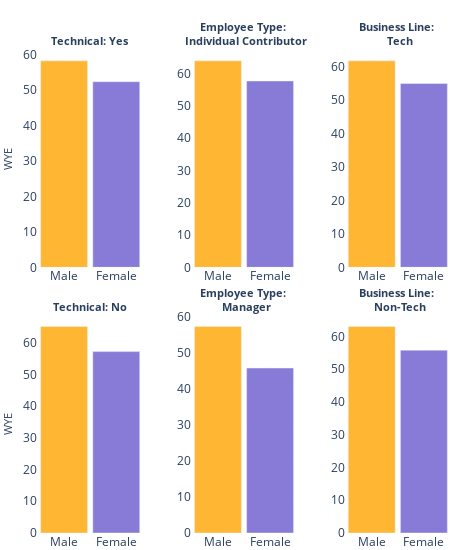

Notebook code cell kept with this figure:
### Code cell
fig = bar_plot('WYE','WYE')

### Figure 1 — Plotly figure (JSON) as saved in the notebook; plotly's stock layout.template omitted (floating-point values rounded to 4 significant figures)
{"data": [{"marker": {"color": "orange"}, "name": "Male", "opacity": 0.8, "showlegend": false, "type": "bar", "x": ["Male"], "xaxis": "x", "y": [58.22], "yaxis": "y"}, {"marker": {"color": "slateblue"}, "name": "Female", "opacity": 0.8, "showlegend": false, "type": "bar", "x": ["Female"], "xaxis": "x", "y": [52.34], "yaxis": "y"}, {"marker": {"color": "orange"}, "name": "Male", "opacity": 0.8, "showlegend": false, "type": "bar", "x": ["Male"], "xaxis": "x4", "y": [65.11], "yaxis": "y4"}, {"marker": {"color": "slateblue"}, "name": "Female", "opacity": 0.8, "showlegend": false, "type": "bar", "x": ["Female"], "xaxis": "x4", "y": [57.19], "yaxis": "y4"}, {"marker": {"color": "orange"}, "name": "Male", "opacity": 0.8, "showlegend": false, "type": "bar", "x": ["Male"], "xaxis": "x2", "y": [63.95], "yaxis": "y2"}, {"marker": {"color": "slateblue"}, "name": "Female", "opacity": 0.8, "showlegend": false, "type": "bar", "x": ["Female"], "xaxis": "x2", "y": [57.71], "yaxis": "y2"}, {"marker": {"color": "orange"}, "name": "Male", "opacity": 0.8, "showlegend": false, "type": "bar", "x": ["Male"], "xaxis": "x5", "y": [57.43], "yaxis": "y5"}, {"marker": {"color": "slateblue"}, "name": "Female", "opacity": 0.8, "showlegend": false, "type": "bar", "x": ["Female"], "xaxis": "x5", "y": [45.88], "yaxis": "y5"}, {"marker": {"color": "orange"}, "name": "Male", "opacity": 0.8, "showlegend": false, "type": "bar", "x": ["Male"], "xaxis": "x3", "y": [61.79], "yaxis": "y3"}, {"marker": {"color": "slateblue"}, "name": "Female", "opacity": 0.8, "showlegend": false, "type": "bar", "x": ["Female"], "xaxis": "x3", "y": [55], "yaxis": "y3"}, {"marker": {"color": "orange"}, "name": "Male", "opacity": 0.8, "showlegend": false, "type": "bar", "x": ["Male"], "xaxis": "x6", "y": [63.02], "yaxis": "y6"}, {"marker": {"color": "slateblue"}, "name": "Female", "opacity": 0.8, "showlegend": false, "type": "bar", "x": ["Female"], "xaxis": "x6", "y": [55.81], "yaxis": "y6"}], "layout": {"annotations": [{"font": {"size": 11}, "showarrow": false, "text": "<b>Technical: Yes</b>", "x": 0.1267, "xanchor": "center", "xref": "paper", "y": 1, "yanchor": "bottom", "yref": "paper"}, {"font": {"size": 11}, "showarrow": false, "text": "<b>Employee Type: <br> Individual Contributor</b>", "x": 0.5, "xanchor": "center", "xref": "paper", "y": 1, "yanchor": "bottom", "yref": "paper"}, {"font": {"size": 11}, "showarrow": false, "text": "<b>Business Line: <br> Tech</b>", "x": 0.8733, "xanchor": "center", "xref": "paper", "y": 1, "yanchor": "bottom", "yref": "paper"}, {"font": {"size": 11}, "showarrow": false, "text": "<b>Technical: No</b>", "x": 0.1267, "xanchor": "center", "xref": "paper", "y": 0.45, "yanchor": "bottom", "yref": "paper"}, {"font": {"size": 11}, "showarrow": false, "text": "<b>Employee Type: <br> Manager</b>", "x": 0.5, "xanchor": "center", "xref": "paper", "y": 0.45, "yanchor": "bottom", "yref": "paper"}, {"font": {"size": 11}, "showarrow": false, "text": "<b>Business Line: <br> Non-Tech</b>", "x": 0.8733, "xanchor": "center", "xref": "paper", "y": 0.45, "yanchor": "bottom", "yref": "paper"}], "bargap": 0.1, "barmode": "overlay", "height": 550, "margin": {"b": 0, "l": 0, "r": 0, "t": 50}, "plot_bgcolor": "rgba(0,0,0,0)", "showlegend": false, "width": 450, "xaxis": {"anchor": "y", "domain": [0, 0.2533], "gridcolor": "#EEEEEE", "gridwidth": 0.1, "nticks": 10, "showgrid": true, "title": {"font": {"size": 11}}}, "xaxis2": {"anchor": "y2", "domain": [0.3733, 0.6267], "gridcolor": "#EEEEEE", "gridwidth": 0.1, "nticks": 10, "showgrid": true, "title": {"font": {"size": 11}}}, "xaxis3": {"anchor": "y3", "domain": [0.7467, 1], "gridcolor": "#EEEEEE", "gridwidth": 0.1, "nticks": 10, "showgrid": true, "title": {"font": {"size": 11}}}, "xaxis4": {"anchor": "y4", "domain": [0, 0.2533], "gridcolor": "#EEEEEE", "gridwidth": 0.1, "nticks": 10, "showgrid": true, "title": {"font": {"size": 11}}}, "xaxis5": {"anchor": "y5", "domain": [0.3733, 0.6267], "gridcolor": "#EEEEEE", "gridwidth": 0.1, "nticks": 10, "showgrid": true, "title": {"font": {"size": 11}}}, "xaxis6": {"anchor": "y6", "domain": [0.7467, 1], "gridcolor": "#EEEEEE", "gridwidth": 0.1, "nticks": 10, "showgrid": true, "title": {"font": {"size": 11}}}, "yaxis": {"anchor": "x", "domain": [0.55, 1], "gridcolor": "#EEEEEE", "gridwidth": 0.1, "nticks": 10, "showgrid": true, "title": {"font": {"size": 11}, "text": "WYE"}}, "yaxis2": {"anchor": "x2", "domain": [0.55, 1], "gridcolor": "#EEEEEE", "gridwidth": 0.1, "nticks": 10, "showgrid": true, "title": {"font": {"size": 11}}}, "yaxis3": {"anchor": "x3", "domain": [0.55, 1], "gridcolor": "#EEEEEE", "gridwidth": 0.1, "nticks": 10, "showgrid": true, "title": {"font": {"size": 11}}}, "yaxis4": {"anchor": "x4", "domain": [0, 0.45], "gridcolor": "#EEEEEE", "gridwidth": 0.1, "nticks": 10, "showgrid": true, "title": {"font": {"size": 11}, "text": "WYE"}}, "yaxis5": {"anchor": "x5", "domain": [0, 0.45], "gridcolor": "#EEEEEE", "gridwidth": 0.1, "nticks": 10, "showgrid": true, "title": {"font": {"size": 11}}}, "yaxis6": {"anchor": "x6", "domain": [0, 0.45], "gridcolor": "#EEEEEE", "gridwidth": 0.1, "nticks": 10, "showgrid": true, "title": {"font": {"size": 11}}}}}
